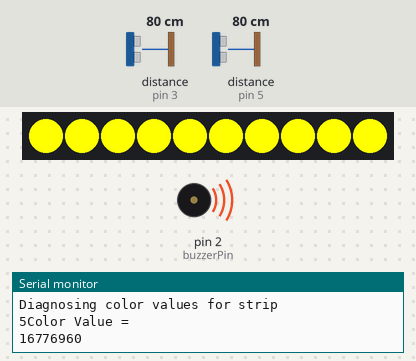
The sketch below on a simulated Arduino Uno, built with avr-gcc and run on an emulated ATmega328P. Shown: 10 RGB LEDs in strip order, left to right, buzzer (waves = sounding), the last lines printed to the serial monitor. Wiring (inferred from the names in the program): 2 × ultrasonic range finder: trigger pin 4, echo pin 3 / trigger pin 6, echo pin 5. The inputs (shaded band) are chosen by the test bench; at power-on: distance to the obstacle (sensors on pin 5, pin 3) 80 cm. The echo pulse lasts 58.3 µs per cm.

Above: at 2.3 s.
2.4 s: distance to the obstacle (sensor on pin 5) set to 72 cm
At 4.4 s:
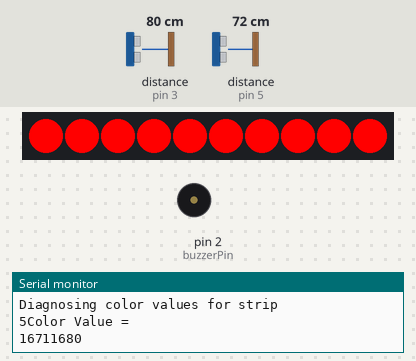
4.6 s: distance to the obstacle (sensor on pin 3) set to 135 cm
7.5 s: distance to the obstacle (sensor on pin 3) set to 142 cm
At 9.2 s:
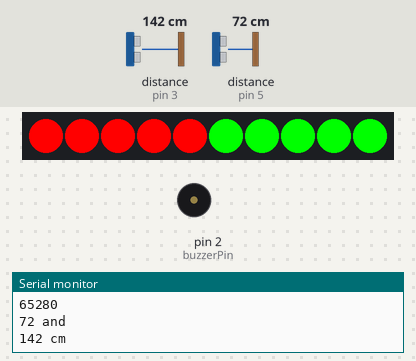
9.6 s: distance to the obstacle (sensor on pin 5) set to 120 cm
At 11.9 s:
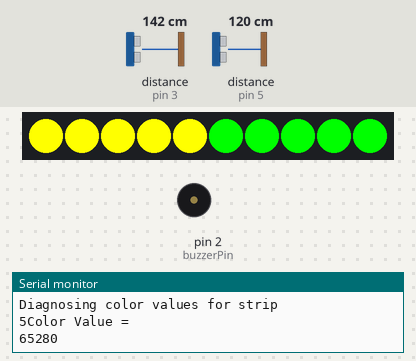
12.3 s: distance to the obstacle (sensor on pin 5) set to 132 cm
14.9 s: distance to the obstacle (sensor on pin 5) set to 143 cm
At 16.9 s:
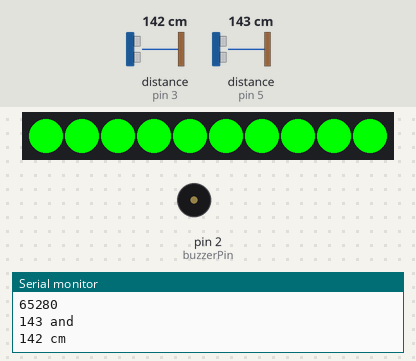
Timing chart, 0 to 19.7 s (numbered marks = the images above; inputs shaded):
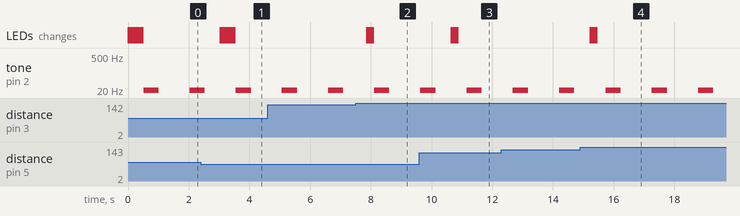

The sketch:

Ultrasonic_LED_Alarm.ino
```cpp
#include <Adafruit_NeoPixel.h>

#define trigPin1 6 // US Set #1
#define echoPin1 5
#define trigPin2 4//US Set #2
#define echoPin2 3
#define LED_PIN1 10 // Pin for the WS2812B LED strip #1
// #define LED_PIN2 9 // Pin for the WS2812B LED strip #2
// #define pin 22

#define NUM_LEDS 10 // Number of LEDs in the strip
#define buzzerPin 2 //Pin for the buzzer

Adafruit_NeoPixel strip1 = Adafruit_NeoPixel(NUM_LEDS, LED_PIN1, NEO_GRB + NEO_KHZ800);
// Adafruit_NeoPixel strip2 = Adafruit_NeoPixel(NUM_LEDS, LED_PIN2, NEO_GRB + NEO_KHZ800);

volatile unsigned long duration1, duration2, distance1, distance2;

void setup() {
  Serial.begin(2000000);
  pinMode(trigPin1, OUTPUT); pinMode(trigPin2, OUTPUT);
  pinMode(echoPin1, INPUT); pinMode(echoPin2, INPUT);
  strip1.begin(); // Initialize the LED strip 1
 // strip2.begin(); // Initialize the LED strip 2
}

void loop() {

  digitalWrite(trigPin1, LOW);
  delayMicroseconds(2);
  digitalWrite(trigPin1, HIGH);
  delayMicroseconds(10);
  digitalWrite(trigPin1, LOW);
  duration1 = pulseIn(echoPin1, HIGH);

  digitalWrite(trigPin2, LOW);
  delayMicroseconds(2);
  digitalWrite(trigPin2, HIGH);
  delayMicroseconds(10);
  digitalWrite(trigPin2, LOW);
  duration2 = pulseIn(echoPin2, HIGH);

  distance1 = (duration1 / 58) ; distance2 = (duration2 / 58);

  // Set the color of the LED strip based on distance
  if (distance1 > 137) {
    colorWipe(strip1, strip1.Color(0, 255, 0), 50, 0); // Green
  } else if (distance1 > 75) {
    colorWipe(strip1, strip1.Color(255, 255, 0), 50, 0); // Yellow
  } else {
    colorWipe(strip1, strip1.Color(255, 0, 0), 50, 0); // Red
  }

    // Set the color of the LED strip based on distance
  if (distance2 > 137) {
    colorWipe(strip1, strip1.Color(0, 255, 0), 50, 5); // Green
  } else if (distance1 > 75) {
    colorWipe(strip1, strip1.Color(255, 255, 0), 50, 5); // Yellow
  } else {
    colorWipe(strip1, strip1.Color(255, 0, 0), 50, 5); // Red
  }

  // Sound the buzzer if the smallest distance is less than or equal to 13 cm
  if ( (distance1||distance2) <= 13) {
    tone(2, 1000 / (min(distance1,distance2) + 1)); // Set the buzzer frequency based on distance
    delay(500); // Wait for 500 milliseconds
    noTone(2); // Stop the buzzer sound
    delay(500); // Wait for 500 milliseconds
  }

  // Print the distance to the serial monitor
  Serial.print(distance1);
  Serial.println(" and ");
  Serial.print(distance2);
  Serial.println(" cm");
}

void colorWipe(Adafruit_NeoPixel &strip, uint32_t color, int wait, int ultraSonicAddr) {
  for (int i = 0; i < (strip.numPixels())/2; i++) {
    strip.setPixelColor( (i + ultraSonicAddr), color);
    strip.show();
    delay(wait);
  }
  Serial.println("Diagnosing color values for strip");
  Serial.print(ultraSonicAddr);
  Serial.println("Color Value =");
  Serial.print(color);
  Serial.println(" ");
}
```

Measured:
- the behaviour switches between 76 and 75 cm on distance to the obstacle (sensor on pin 5) (found by bisection; images 0 and 1)
- the behaviour switches between 137 and 138 cm on distance to the obstacle (sensor on pin 3) (found by bisection; images 1 and 2)
- the behaviour switches between 137 and 138 cm on distance to the obstacle (sensor on pin 5) (found by bisection; images 3 and 4)
- after the input at 2.4 s, the LEDs: first change after 0.65 s (image 1 shows a later state)
- after the input at 7.5 s, the LEDs: first change after 0.36 s (image 2 shows a later state)
- after the input at 9.6 s, the LEDs: first change after 1.1 s (image 3 shows a later state)
- after the input at 14.9 s, the LEDs: first change after 0.33 s (image 4 shows a later state)
- by itself, tone on pin 2 (buzzerPin): alternates 6 Hz for 0.50 s and silent for 1.0 s
